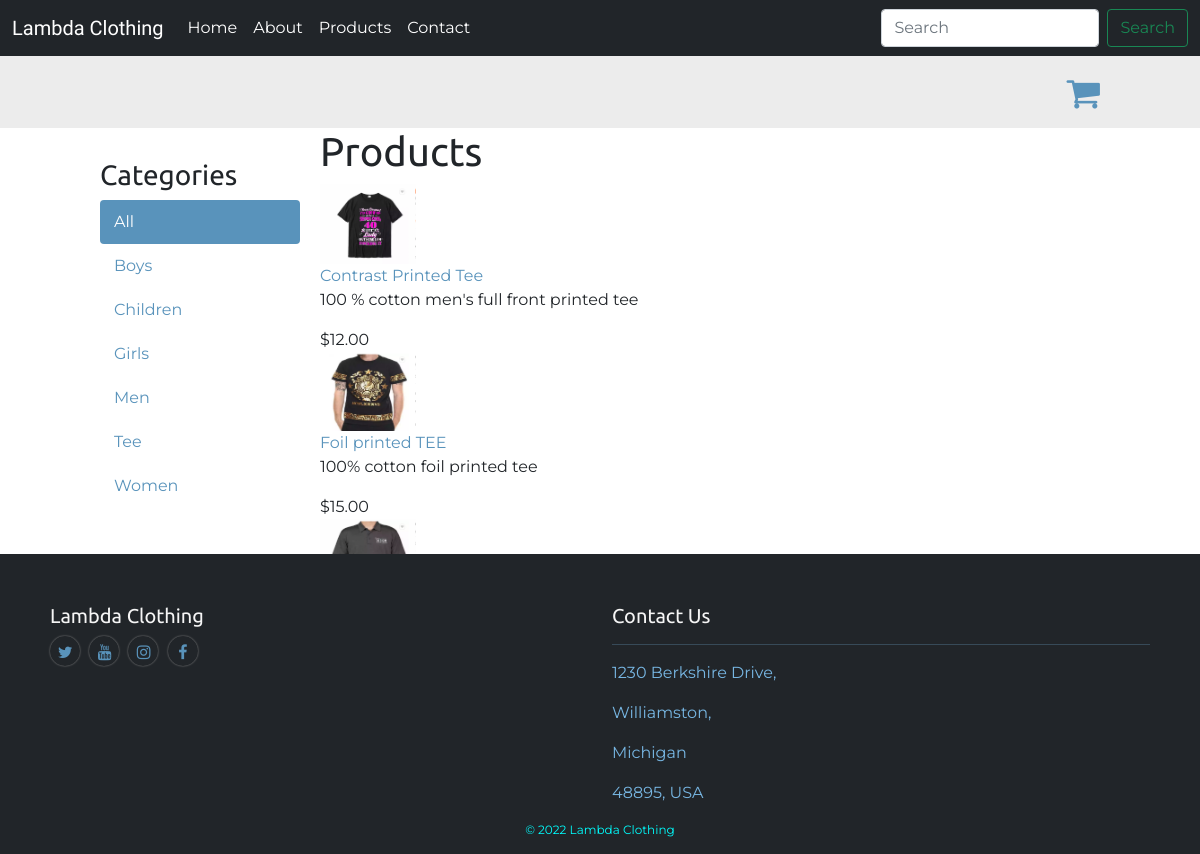
The app's page /men/ with its own data.
### shop/models.py (models this page shows, shortened)
class Category(models.Model):
    name = models.CharField(max_length=200, db_index=True)
    slug = models.SlugField(max_length=200, unique=True)
    class Meta:
        ordering = ('name',)
        verbose_name = 'category'
        verbose_name_plural = 'categories'
    def get_absolute_url(self):
        return reverse('shop:product_list_by_category', args=[self.slug])

class Product(models.Model):
    category = models.ForeignKey(Category, related_name='products', on_delete=models.CASCADE)
    name = models.CharField(max_length=200, db_index=True)
    slug = models.SlugField(max_length=200, unique=True)
    image = models.ImageField(upload_to='products/%y/%m/%d', blank=True)
    description = models.TextField(blank=True)
    price = models.DecimalField(max_digits=10, decimal_places=2)
    available = models.BooleanField(default=True)
    created = models.DateTimeField(auto_now_add=True)
    updated = models.DateTimeField(auto_now=True)
    class Meta:
        ordering = ('name',)
        index_together = (('id', 'slug',),)
    def get_absolute_url(self):
        return reverse('shop:product_detail', args=[self.id, self.slug])

### shop/views.py (the view)
# urls.py: path('<slug:category_slug>/', views.product_list, name='product_list_by_category'),
def product_list(request, category_slug=None):
    category = None
    categories = Category.objects.all()
    products = Product.objects.filter(available=True)
    if category_slug:
        category = get_object_or_404(Category, slug=category_slug)
        products = products.filter(category=category)
    return render(request, 'shop/product/list.html', {'categories':categories, 'products': products})

### shop/templates/shop/product/list.html (shortened to what this page needs)
{% extends "shop/base.html" %}
{% load static %}
{% block content  %}
    <div id="sidebar">
    <h3>Categories</h3>
    <ul>
        <li {% if not category %}class="selected"{% endif %}>
            <a href="{% url 'shop:product_list' %}">All</a>
        </li>
        {% for c in categories %}
            <li {% if category.slug == c.slug %}class="selected"{% endif %}>
                <a href="{{ c.get_absolute_url }}">{{ c.name }}</a>
            </li>
        {% endfor  %}
    </ul>
    </div>
    <div id="main" class="product_list">
    <h1>{% if category %}{{ category.name }}{% else %}Products{% endif %}</h1>
    {% for p in products %}
        <div class="item">
            <a href="{{ p.get_absolute_url }}">
                <img src="{% if p.image %}{{ p.image.url }}{% else %}{% static "img/no_image.png"  %}{% endif %}" width="10%">
            </a>
        <br>
            <a href="{{ p.get_absolute_url }}">{{ p.name }}</a>
        <br>
            <p>{{ p.description }}</p>
        ${{ p.price }}
        </div>
    {% endfor %}
    </div>
{% endblock %}

### shop/static/css/base.css (style rules this page uses)
body { margin:0; padding:0; font-family: 'Montserrat', sans-serif; }
h1, h2, h3, h4, h5 , h6 { font-family: 'Ubuntu', sans-serif; font-weight:normal; }
a { text-decoration:none; color:#5993bb; }
#sidebar { width:220px; padding:30px 20px 0 0; float:left; }
#sidebar ul { margin:0; padding:0; }
#sidebar ul li { margin:0; list-style:none; padding:10px 14px; }
#sidebar ul li a { display:block; }
#sidebar ul li.selected { background:#5993bb; border-radius:4px; }
#sidebar ul li.selected a { color:#fff; }
#main { float:left; width: 96%; margin-right:-220px; overflow:hidden; }

### records on screen
Category: name "Boys"
Category: name "Children"
Category: name "Girls"
Category: name "Men"
Category: name "Tee"
Category: name "Women"
Product: image (picture), name "Contrast Printed Tee", description "100 % cotton men's full front printed tee", price "12.00"
Product: image (picture), name "Foil printed TEE", description "100% cotton foil printed tee", price "15.00"
